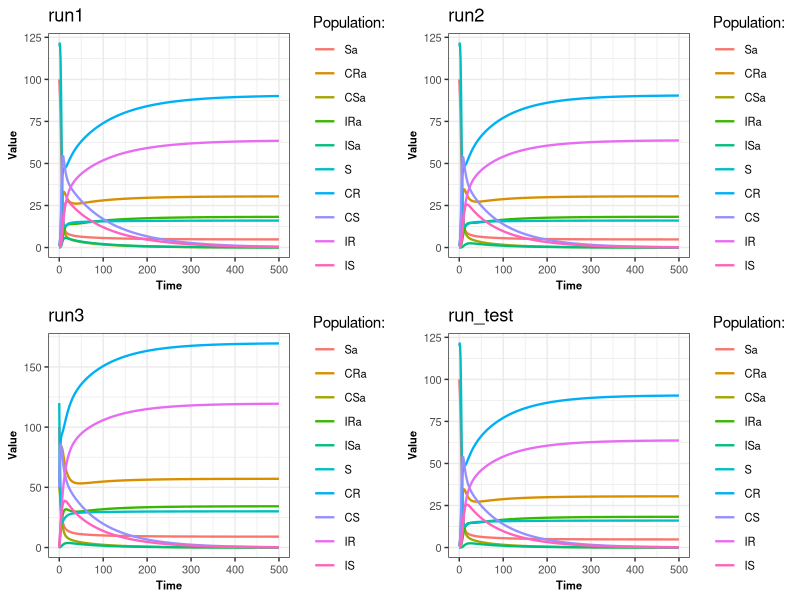

Reproduce this figure in R.
library(deSolve)
library(ggplot2)
library(reshape2)
library(dplyr)
library(gridExtra)

Res_model <- function(t, pop, param) {
  
  with(as.list(c(pop, param)), {
    
    
    N=Sa+CRa+CSa+IRa+ISa+S+CR+CS+IR+IS
    
  
    
    dSa <- -Sa*((beta*ct*(CRa+IRa)/N)+(beta*ct*(CR+IR)/N)+beta*(CSa+ISa+CS+IS)/N)+delta*IRa+delta*ISa-omega*Sa+teta*S+gamma*CRa+(gamma+alpha)*CSa
    dCRa <- Sa*((beta*ct*(CRa+IRa)/N)+beta*ct*(CR+IR)/N)-gamma*CRa-rhoRa*CRa-omega*CRa+teta*CR
    dCSa <- Sa*(beta*(CSa+ISa+CS+IS)/N)-(gamma+alpha)*CSa-rhoSa*CSa-omega*CSa+teta*CS
    dIRa <- rhoRa*CRa-delta*IRa-omega*IRa+teta*IR
    dISa <- rhoSa*CSa-delta*ISa-omega*ISa+teta*IS
    
    dS <- -S*((beta*ct*(CRa+IRa)/N)+(beta*ct*(CR+IR)/N)+beta*(CSa+ISa+CS+IS)/N)+delta*IR+delta*IS+omega*Sa-teta*S+gamma*CR+gamma*CS
    dCR <- S*((beta*ct*(CRa+IRa)/N)+beta*ct*(CR+IR)/N)-gamma*CR-rho*CR+omega*CRa-teta*CR
    dCS <- S*(beta*(CSa+ISa+CS+IS)/N)-gamma*CS-rho*CS+omega*CSa-teta*CS
    dIR <- rho*CR-delta*IR+omega*IRa-teta*IR
    dIS <- rho*CS-delta*IS+omega*ISa-teta*IS
    
    res<-c(dSa,dCRa,dCSa,dIRa,dISa,dS,dCR,dCS,dIR,dIS)
    
    list(res)
    
  })
  
}

create_params<-function(beta=1,ct=0.8,delta=0.14,gamma=0.03,rho=0.1,rhoRa=0.08,rhoSa=0,teta=0.022,omega=0.07,alpha=0.5)
{
  list(beta=beta,ct=ct,delta=delta,gamma=gamma,rho=rho,rhoRa=rhoRa,rhoSa=rhoSa,teta=teta,omega=omega,alpha=alpha)
}

create_initial_cond<-function(Sa0=100,CRa0=1,CSa0=1,IRa0=0,ISa0=0,S0=120,CR0=1,CS0=1,IR0=0,IS0=0){
  c(Sa=Sa0,CRa=CRa0,CSa=CSa0,IRa=IRa0,ISa=ISa0,S=S0,CR=CR0,CS=CS0,IR=IR0,IS=IS0)
}

run<-function(Init.cond,param,Tmax=500,dt=1){
  Time=seq(from=0,to=Tmax,by=dt)
  result = as.data.frame(lsoda(Init.cond, Time, Res_model,param))
  return(result)
  
}


param<-create_params()
Init.cond<-create_initial_cond()
run_test<-run(Init.cond,param)


Init.cond<-create_initial_cond()
param<-create_params(rhoSa=0.08)
run1<-run(Init.cond,param)

param<-create_params()
run2<-run(Init.cond,param)

Init.cond<-create_initial_cond(CRa0=50,CSa0=50,CR0=50,CS0=50)
param<-create_params()
run3<-run(Init.cond,param)

graph<- function(data,filter_values){
  data_name<-as.character(substitute(data))
  if(!is.null(filter_values))
  {
    p<-data %>%
      melt(id = "time") %>%
      filter(variable %in% filter_values) %>%
      ggplot() +
      geom_line(aes(time, value, colour = variable), linewidth = 0.8) +
      theme_bw() +
      theme(axis.text = element_text(size = 8),
            axis.title = element_text(size = 8, face = "bold"),
            legend.text = element_text(size = 8)) +
      labs(title=data_name,x = "Time", y = "Value", colour = "Population:")
     
    
  }
  else{
    p<-data %>%
      melt(id = "time") %>%
      ggplot() +
      geom_line(aes(time, value, colour = variable), linewidth = 0.8) +
      theme_bw() +
      theme(axis.text = element_text(size = 8),
            axis.title = element_text(size = 8, face = "bold"),
            legend.text = element_text(size = 8)) +
      labs(title=data_name,x = "Time", y = "Value", colour = "Population:")
      
    
  }
  
  return(p)
}

run1_g<-graph(run1,NULL)
run2_g<-graph(run2,NULL)
run3_g<-graph(run3, NULL)
runtest_g<-graph(run_test,NULL)
grid.arrange(run1_g,run2_g,run3_g,runtest_g,ncol=2)

# on s'interesse aux individus colonisés par une souche résistante avec présence d'antibiotiques et sans
gCR<-graph(run1,c("CRa","CR"))

# on s'interesse aux individus colonisés par la souche sensible en présence et absence d'antibiotiques
gCS<-graph(run1,c("CSa","CS"))

#On va s'interesser à au nombres d'individus colonisés par la soucghe suscepitble selon le taux d'antibiotiques alpha
{
results_df <- data.frame(Alpha = numeric(), Last_CSa = numeric())

Init.cond<-create_initial_cond()
param<-create_params(alpha=0.15)
alpha1<-run(Init.cond,param)
new_row=data.frame(Alpha=param$alpha, Last_CSa=tail(alpha1$CSa, n = 1))
results_df <- bind_rows(results_df, new_row)

param<-create_params(alpha=0.25)
alpha2<-run(Init.cond,param)
new_row=data.frame(Alpha=param$alpha, Last_CSa=tail(alpha2$CSa, n = 1))
results_df <- bind_rows(results_df, new_row)

param<-create_params(alpha=0.37)
alpha3<-run(Init.cond,param)
new_row=data.frame(Alpha=param$alpha, Last_CSa=tail(alpha3$CSa, n = 1))
results_df <- bind_rows(results_df, new_row)

param<-create_params(alpha=0.01)
alpha4<-run(Init.cond,param)
new_row=data.frame(Alpha=param$alpha, Last_CSa=tail(alpha4$CSa, n = 1))
results_df <- bind_rows(results_df, new_row)

param<-create_params(alpha=0.86)
alpha5<-run(Init.cond,param)
new_row=data.frame(Alpha=param$alpha, Last_CSa=tail(alpha5$CSa, n = 1))
results_df <- bind_rows(results_df, new_row)

param<-create_params(alpha=0.5)
alpha6<-run(Init.cond,param)
new_row=data.frame(Alpha=param$alpha, Last_CSa=tail(alpha6$CSa, n = 1))
results_df <- bind_rows(results_df, new_row)

param<-create_params(alpha=0.68)
alpha7<-run(Init.cond,param)
new_row=data.frame(Alpha=param$alpha, Last_CSa=tail(alpha7$CSa, n = 1))
results_df <- bind_rows(results_df, new_row)

param<-create_params(alpha=0.98)
alpha8<-run(Init.cond,param)
new_row=data.frame(Alpha=param$alpha, Last_CSa=tail(alpha8$CSa, n = 1))
results_df <- bind_rows(results_df, new_row)

param<-create_params(alpha=0)
alpha9<-run(Init.cond,param)
new_row=data.frame(Alpha=param$alpha, Last_CSa=tail(alpha9$CSa, n = 1))
results_df <- bind_rows(results_df, new_row)

ggplot(data   = results_df,              
       mapping = aes(x = Alpha,    
                     y = Last_CSa)) +   
  geom_point(color="blue")+
  geom_line(color="purple")+
  theme_bw()+
  labs(title="Number of people in CSa according to the rate of antiobiotics (alpha)")


graph_alpha<-ggplot() + 
  geom_line(data=alpha9, aes(x=time,y=CSa), stat = "identity", colour="orange")+
  geom_line(data=alpha4, aes(x=time,y=CSa), stat = "identity", colour="blue")+
  geom_line(data=alpha6, aes(x=time,y=CSa), stat = "identity", colour="green")+
  geom_line(data=alpha8, aes(x=time,y=CSa),stat = "identity", colour="red")+
  theme_bw()

}
